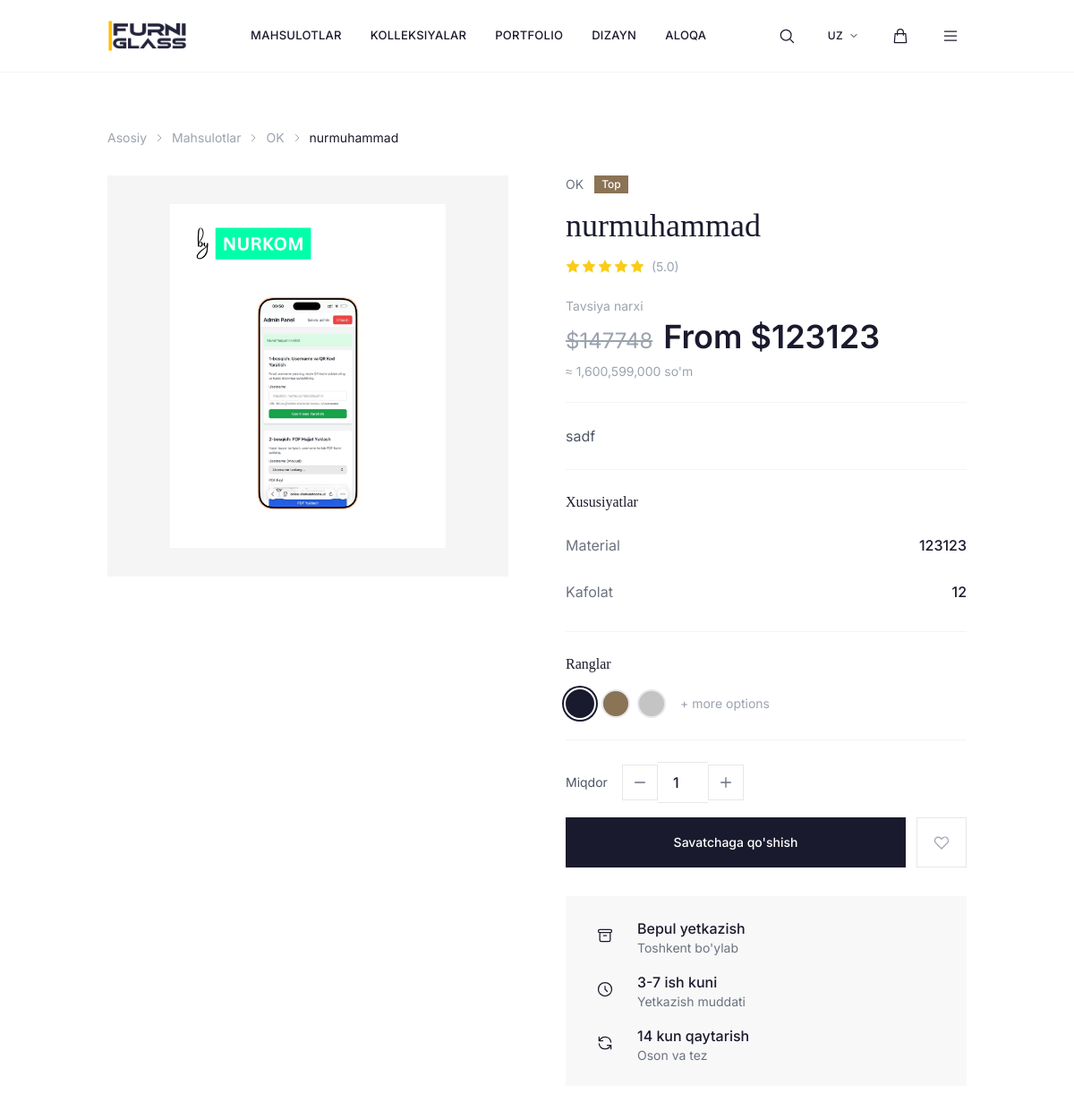
Page /product/1 on the committed database.
### models.py (models this page shows)
class Category(db.Model):
    id = db.Column(db.Integer, primary_key=True)
    name = db.Column(db.String(100), nullable=False)
    name_uz = db.Column(db.String(100), nullable=False)
    name_ru = db.Column(db.String(100))  # Avtomatik tarjima
    name_en = db.Column(db.String(100))  # Avtomatik tarjima
    slug = db.Column(db.String(100), unique=True, nullable=False)
    image = db.Column(db.String(200))
    products = db.relationship('Product', backref='category', lazy=True)
    def get_name(self, lang='uz'):
        if lang == 'ru' and self.name_ru:
            return self.name_ru
        elif lang == 'en' and self.name_en:
            return self.name_en
        return self.name_uz or self.name

class Product(db.Model):
    id = db.Column(db.Integer, primary_key=True)
    name = db.Column(db.String(200), nullable=False)
    name_uz = db.Column(db.String(200), nullable=False)
    name_ru = db.Column(db.String(200))  # Avtomatik tarjima
    name_en = db.Column(db.String(200))  # Avtomatik tarjima
    description = db.Column(db.Text)
    description_uz = db.Column(db.Text)
    description_ru = db.Column(db.Text)  # Avtomatik tarjima
    description_en = db.Column(db.Text)  # Avtomatik tarjima
    price = db.Column(db.Float, nullable=False)
    size = db.Column(db.String(100))
    material = db.Column(db.String(100))
    material_uz = db.Column(db.String(100))
    material_ru = db.Column(db.String(100))  # Avtomatik tarjima
    material_en = db.Column(db.String(100))  # Avtomatik tarjima
    category_id = db.Column(db.Integer, db.ForeignKey('category.id'), nullable=False)
    is_bestseller = db.Column(db.Boolean, default=False)
    warranty = db.Column(db.String(50))
    warranty_uz = db.Column(db.String(50))
    images = db.Column(db.Text)  # JSON string of image paths
    created_at = db.Column(db.DateTime, default=datetime.utcnow)
    def get_name(self, lang='uz'):
        if lang == 'ru' and self.name_ru:
            return self.name_ru
        elif lang == 'en' and self.name_en:
            return self.name_en
        return self.name_uz or self.name
    def get_description(self, lang='uz'):
        if lang == 'ru' and self.description_ru:
            return self.description_ru
        elif lang == 'en' and self.description_en:
            return self.description_en
        return self.description_uz or self.description or ''
    def get_material(self, lang='uz'):
        if lang == 'ru' and self.material_ru:
            return self.material_ru
        elif lang == 'en' and self.material_en:
            return self.material_en
        return self.material_uz or self.material or ''

class ExchangeRate(db.Model):
    id = db.Column(db.Integer, primary_key=True)
    value = db.Column(db.Float, nullable=False, default=12000.0)  # 1 USD = 12 000 so'm (default)
    updated_at = db.Column(db.DateTime, default=datetime.utcnow, onupdate=datetime.utcnow)

### app.py (the view)
@app.route('/product/<int:product_id>')
def product_detail(product_id):
    product = Product.query.get_or_404(product_id)
    return render_template('product_detail.html', product=product)

### templates/product_detail.html (shortened to what this page needs)
{% extends "base.html" %}
{% block content %}
<section class="bg-white min-h-screen py-8 lg:py-16">
    <div class="container mx-auto px-4 lg:px-8">
        <nav class="mb-8">
            <ol class="flex items-center gap-2 text-sm text-gray-400">
                <li><a href="/" class="hover:text-[#1a1a2e] transition">{{ T.nav.home[lang] }}</a></li>
                <li><svg class="w-3 h-3" fill="none" stroke="currentColor" viewBox="0 0 24 24"><path stroke-linecap="round" stroke-linejoin="round" stroke-width="2" d="M9 5l7 7-7 7"/></svg></li>
                <li><a href="/products" class="hover:text-[#1a1a2e] transition">{{ T.nav.products[lang] }}</a></li>
                {% if product.category %}
                <li><svg class="w-3 h-3" fill="none" stroke="currentColor" viewBox="0 0 24 24"><path stroke-linecap="round" stroke-linejoin="round" stroke-width="2" d="M9 5l7 7-7 7"/></svg></li>
                <li><a href="/products?category={{ product.category.id }}" class="hover:text-[#1a1a2e] transition">{{ product.category.get_name(lang) }}</a></li>
                {% endif %}
                <li><svg class="w-3 h-3" fill="none" stroke="currentColor" viewBox="0 0 24 24"><path stroke-linecap="round" stroke-linejoin="round" stroke-width="2" d="M9 5l7 7-7 7"/></svg></li>
                <li class="text-[#1a1a2e]">{{ product.get_name(lang) }}</li>
            </ol>
        </nav>
        <div class="grid grid-cols-1 lg:grid-cols-2 gap-8 lg:gap-16">
            <div>
                <div class="bg-[#f5f5f5] overflow-hidden mb-4">
                    <div class="aspect-square p-8 flex items-center justify-center">
                        {% if product.images %}
                            {% set images = product.images|from_json %}
                            {% if images %}
                                <img id="main-image" src="/uploads/{{ images[0] }}" alt="{{ product.get_name(lang) }}" class="w-full h-full object-contain">
                            {% else %}
                                <i class="fas fa-image text-8xl text-gray-300"></i>
                            {% endif %}
                        {% else %}
                            <i class="fas fa-image text-8xl text-gray-300"></i>
                        {% endif %}
                    </div>
                </div>
            </div>
            <div>
                <div class="flex items-center gap-3 mb-4">
                    {% if product.category %}
                    <span class="text-sm text-gray-500">{{ product.category.get_name(lang) }}</span>
                    {% endif %}
                    {% if product.is_bestseller %}
                    <span class="bg-[#8B7355] text-white px-2 py-0.5 text-xs font-medium">
                        {% if lang == 'ru' %}Хит{% elif lang == 'en' %}Best{% else %}Top{% endif %}
                    </span>
                    {% endif %}
                </div>
                <h1 class="text-2xl md:text-3xl lg:text-4xl font-light text-[#1a1a2e] mb-4" style="font-family: 'Playfair Display', serif;">
                    {{ product.get_name(lang) }}
                </h1>
                <div class="flex items-center gap-2 mb-6">
                    <div class="flex items-center gap-0.5">
                        <svg class="w-4 h-4 text-yellow-400 fill-current" viewBox="0 0 20 20"><path d="M10 15l-5.878 3.09 1.123-6.545L.489 6.91l6.572-.955L10 0l2.939 5.955 6.572.955-4.756 4.635 1.123 6.545z"/></svg>
                        <svg class="w-4 h-4 text-yellow-400 fill-current" viewBox="0 0 20 20"><path d="M10 15l-5.878 3.09 1.123-6.545L.489 6.91l6.572-.955L10 0l2.939 5.955 6.572.955-4.756 4.635 1.123 6.545z"/></svg>
                        <svg class="w-4 h-4 text-yellow-400 fill-current" viewBox="0 0 20 20"><path d="M10 15l-5.878 3.09 1.123-6.545L.489 6.91l6.572-.955L10 0l2.939 5.955 6.572.955-4.756 4.635 1.123 6.545z"/></svg>
                        <svg class="w-4 h-4 text-yellow-400 fill-current" viewBox="0 0 20 20"><path d="M10 15l-5.878 3.09 1.123-6.545L.489 6.91l6.572-.955L10 0l2.939 5.955 6.572.955-4.756 4.635 1.123 6.545z"/></svg>
                        <svg class="w-4 h-4 text-yellow-400 fill-current" viewBox="0 0 20 20"><path d="M10 15l-5.878 3.09 1.123-6.545L.489 6.91l6.572-.955L10 0l2.939 5.955 6.572.955-4.756 4.635 1.123 6.545z"/></svg>
                    </div>
                    <span class="text-sm text-gray-400">(5.0)</span>
                </div>
                <div class="mb-6 pb-6 border-b border-gray-100">
                    <p class="text-sm text-gray-400 mb-1">{% if lang == 'ru' %}Рек. цена{% elif lang == 'en' %}Rec. retail price{% else %}Tavsiya narxi{% endif %}</p>
                    <div class="flex items-baseline gap-3">
                        <span class="text-2xl text-gray-400 line-through">${{ "%.0f"|format(product.price * 1.2) }}</span>
                        <span class="text-3xl md:text-4xl font-semibold text-[#1a1a2e]">From ${{ "%.0f"|format(product.price) }}</span>
                    </div>
                    <p class="text-sm text-gray-400 mt-2">
                        ≈ {{ "{:,.0f}".format(product.price * usd_rate) }} so'm
                    </p>
                </div>
                {% if product.get_description(lang) %}
                <div class="mb-6 pb-6 border-b border-gray-100">
                    <p class="text-gray-600 leading-relaxed">{{ product.get_description(lang) }}</p>
                </div>
                {% endif %}
                <div class="mb-6 pb-6 border-b border-gray-100">
                    <h3 class="font-medium text-[#1a1a2e] mb-4">{% if lang == 'ru' %}Характеристики{% elif lang == 'en' %}Specifications{% else %}Xususiyatlar{% endif %}</h3>
                    <div class="space-y-3">
                        {% if product.get_material(lang) %}
                        <div class="flex items-center justify-between py-2">
                            <span class="text-gray-500">Material</span>
                            <span class="font-medium text-[#1a1a2e]">{{ product.get_material(lang) }}</span>
                        </div>
                        {% endif %}
                        {% if product.warranty_uz %}
                        <div class="flex items-center justify-between py-2">
                            <span class="text-gray-500">{% if lang == 'ru' %}Гарантия{% elif lang == 'en' %}Warranty{% else %}Kafolat{% endif %}</span>
                            <span class="font-medium text-[#1a1a2e]">{{ product.warranty_uz }}</span>
                        </div>
                        {% endif %}
                    </div>
                </div>
                <div class="mb-6 pb-6 border-b border-gray-100">
                    <h3 class="font-medium text-[#1a1a2e] mb-4">{% if lang == 'ru' %}Цвета{% elif lang == 'en' %}Colors{% else %}Ranglar{% endif %}</h3>
                    <div class="flex items-center gap-2">
                        <button class="w-8 h-8 rounded-full bg-[#1a1a2e] border-2 border-[#1a1a2e] ring-2 ring-offset-2 ring-[#1a1a2e]"></button>
                        <button class="w-8 h-8 rounded-full bg-[#8B7355] border-2 border-gray-200 hover:border-[#8B7355]"></button>
                        <button class="w-8 h-8 rounded-full bg-[#C4C4C4] border-2 border-gray-200 hover:border-[#C4C4C4]"></button>
                        <span class="text-sm text-gray-400 ml-2">+ more options</span>
                    </div>
                </div>
                <form id="add-to-cart-form" action="/cart/add/{{ product.id }}" method="POST" class="mb-8">
                    <div class="flex items-center gap-4 mb-4">
                        <span class="text-gray-600 text-sm">{% if lang == 'ru' %}Количество{% elif lang == 'en' %}Quantity{% else %}Miqdor{% endif %}</span>
                        <div class="flex items-center">
                            <button type="button" class="quantity-btn w-10 h-10 border border-gray-200 flex items-center justify-center text-gray-500" onclick="decreaseQty()">
                                <svg class="w-4 h-4" fill="none" stroke="currentColor" viewBox="0 0 24 24"><path stroke-linecap="round" stroke-linejoin="round" stroke-width="2" d="M20 12H4"/></svg>
                            </button>
                            <input type="number" name="quantity" id="quantity" value="1" min="1" class="w-14 text-center text-base font-medium text-[#1a1a2e] border-y border-gray-200 py-2.5 focus:outline-none">
                            <button type="button" class="quantity-btn w-10 h-10 border border-gray-200 flex items-center justify-center text-gray-500" onclick="increaseQty()">
                                <svg class="w-4 h-4" fill="none" stroke="currentColor" viewBox="0 0 24 24"><path stroke-linecap="round" stroke-linejoin="round" stroke-width="2" d="M12 4v16m8-8H4"/></svg>
                            </button>
                        </div>
                    </div>
                    <div class="flex gap-3">
                        <button type="submit" class="flex-1 bg-[#1a1a2e] hover:bg-black text-white py-4 text-sm font-medium transition flex items-center justify-center gap-2">
                            {% if lang == 'ru' %}Добавить в корзину{% elif lang == 'en' %}Add to cart{% else %}Savatchaga qo'shish{% endif %}
                        </button>
                        <button type="button" class="w-14 h-14 border border-gray-200 flex items-center justify-center text-gray-400 hover:text-red-500 hover:border-red-500 transition">
                            <svg class="w-5 h-5" fill="none" stroke="currentColor" viewBox="0 0 24 24"><path stroke-linecap="round" stroke-linejoin="round" stroke-width="1.5" d="M4.318 6.318a4.5 4.5 0 000 6.364L12 20.364l7.682-7.682a4.5 4.5 0 00-6.364-6.364L12 7.636l-1.318-1.318a4.5 4.5 0 00-6.364 0z"/></svg>
                        </button>
                    </div>
                </form>
                <div class="bg-[#f8f8f8] p-6 space-y-4">
                    <div class="flex items-start gap-4">
                        <div class="w-10 h-10 flex items-center justify-center flex-shrink-0">
                            <svg class="w-5 h-5 text-[#1a1a2e]" fill="none" stroke="currentColor" viewBox="0 0 24 24">
                                <path stroke-linecap="round" stroke-linejoin="round" stroke-width="1.5" d="M5 8h14M5 8a2 2 0 110-4h14a2 2 0 110 4M5 8v10a2 2 0 002 2h10a2 2 0 002-2V8m-9 4h4"/>
                            </svg>
                        </div>
                        <div>
                            <p class="font-medium text-[#1a1a2e]">{% if lang == 'ru' %}Бесплатная доставка{% elif lang == 'en' %}Free delivery{% else %}Bepul yetkazish{% endif %}</p>
                            <p class="text-sm text-gray-500">{% if lang == 'ru' %}По Ташкенту{% elif lang == 'en' %}In Tashkent{% else %}Toshkent bo'ylab{% endif %}</p>
                        </div>
                    </div>
                    <div class="flex items-start gap-4">
                        <div class="w-10 h-10 flex items-center justify-center flex-shrink-0">
                            <svg class="w-5 h-5 text-[#1a1a2e]" fill="none" stroke="currentColor" viewBox="0 0 24 24">
                                <path stroke-linecap="round" stroke-linejoin="round" stroke-width="1.5" d="M12 8v4l3 3m6-3a9 9 0 11-18 0 9 9 0 0118 0z"/>
                            </svg>
                        </div>
                        <div>
                            <p class="font-medium text-[#1a1a2e]">{% if lang == 'ru' %}3-7 рабочих дней{% elif lang == 'en' %}3-7 business days{% else %}3-7 ish kuni{% endif %}</p>
                            <p class="text-sm text-gray-500">{% if lang == 'ru' %}Срок доставки{% elif lang == 'en' %}Delivery time{% else %}Yetkazish muddati{% endif %}</p>
                        </div>
                    </div>
                    <div class="flex items-start gap-4">
                        <div class="w-10 h-10 flex items-center justify-center flex-shrink-0">
                            <svg class="w-5 h-5 text-[#1a1a2e]" fill="none" stroke="currentColor" viewBox="0 0 24 24">
                                <path stroke-linecap="round" stroke-linejoin="round" stroke-width="1.5" d="M4 4v5h.582m15.356 2A8.001 8.001 0 004.582 9m0 0H9m11 11v-5h-.581m0 0a8.003 8.003 0 01-15.357-2m15.357 2H15"/>
                            </svg>
                        </div>
                        <div>
                            <p class="font-medium text-[#1a1a2e]">{% if lang == 'ru' %}14 дней возврат{% elif lang == 'en' %}14 days return{% else %}14 kun qaytarish{% endif %}</p>
                            <p class="text-sm text-gray-500">{% if lang == 'ru' %}Легко и быстро{% elif lang == 'en' %}Easy and fast{% else %}Oson va tez{% endif %}</p>
                        </div>
                    </div>
                </div>
            </div>
        </div>
    </div>
</section>
{% endblock %}

### rows in the picture
Category: category.get_name "OK"
Product: get_name "nurmuhammad", product.price*1.2 "147748", price "123123", product.price*usd_rate "1,600,599,000", get_description "sadf", get_material "123123", warranty_uz "12"

### other values in the picture
{{ T.nav.products[lang] }} "MAHSULOTLAR"
{{ T.nav.contact[lang] }} "ALOQA"
{{ lang }} "UZ"
{{ T.nav.home[lang] }} "Asosiy"
{{ T.nav.products[lang] }} "Mahsulotlar"
